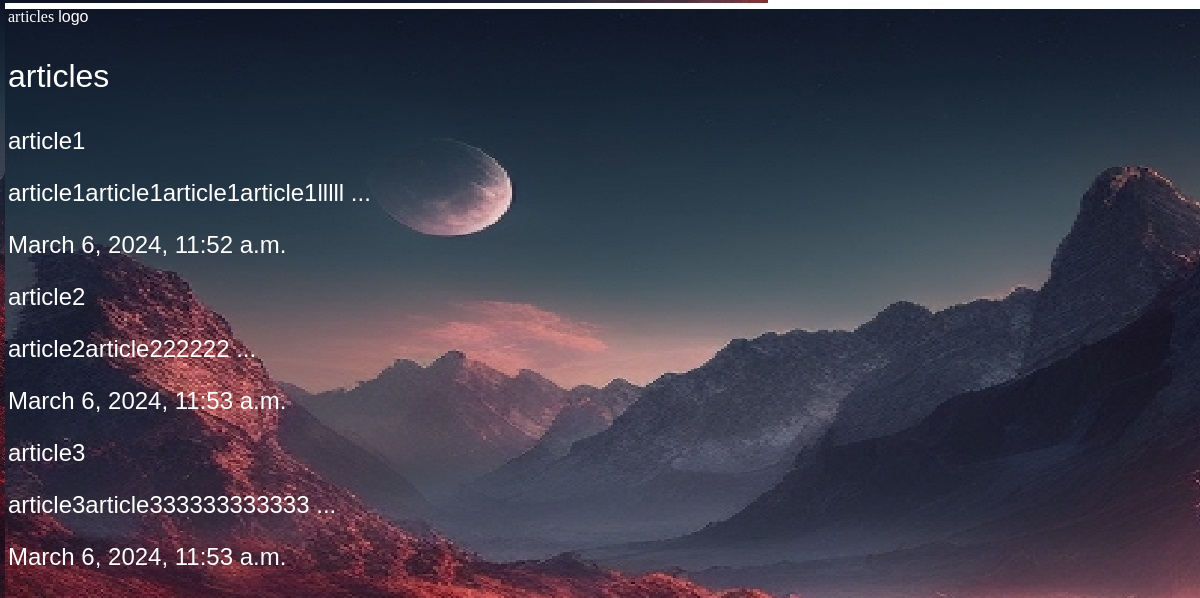
The page /articles/ on the database as committed earlier.
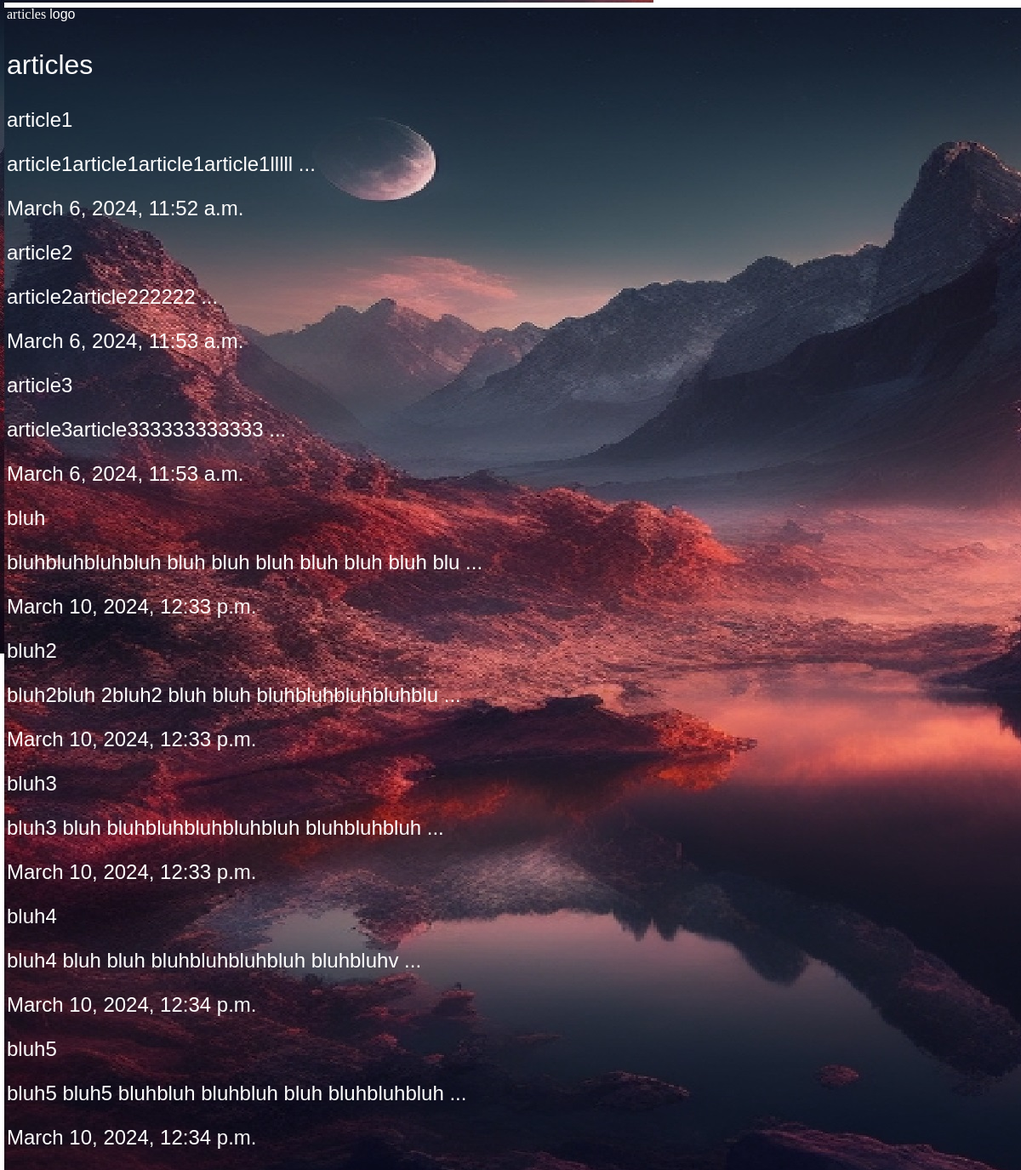
The same page on the database as committed later.
### articles/models.py (models this page shows, shortened)
class Article(models.Model):
    title = models.CharField(max_length=50)
    slug = models.SlugField()
    body = models.TextField()
    date = models.DateTimeField(auto_now_add=True)
    def snippet(self):
        return self.body[:50 ] + ' ...'

### articles/views.py (the view)
# urls.py: path('', views.articles_list , name="list"),
def articles_list(request):
    articles = models.Article.objects.all().order_by('date')
    args = {'articles':articles}
    return render(request,'articles/articles_list.html',args)

### articles/templates/articles/articles_list.html (shortened to what this page needs)
{%extends 'base.html'%}
{% block content %}
    <div>
    <h1><P>articles</P></h1>
    {% for article in articles %}
        <h2>
            <a href="{% url "article:detail" slug=article.slug  %}">{{article.title}}</a>
            <p>{{ article.snippet }}</p>
            <p>{{ article.date }}</p>
        </h2>
        {% endfor %}
    </div>
{% endblock content %}

### templates/base.html (shortened to what this page needs)
{% load static %}
<!DOCTYPE html>
<html lang="en">
<head>
    <link rel="stylesheet" href="{% static 'styles.css' %}">
</head>
<body>
    <a href="http://localhost:8000/articles">logo</a>
    <div class="wrapper">
    {% block content %}
    {% endblock content %}
    </div>
</body>
</html>

### assets/styles.css (style rules this page uses)
body { background-image: url(stars.jpg); background-repeat: no-repeat; background-attachment: fixed; color: #fff; }
body * { font-family: Tahoma, Arial; }
h1,h2,h3,h4,h5 { font-weight: normal; margin: 0; }
a,a:hover,a:visited { color: #fff; text-decoration: none; }

Rows that differ between the two databases and show on the page:
added Article: title "bluh", snippet "bluhbluhbluhbluh bluh bluh bluh bluh bluh bluh blu ...", date "March 10, 2024, 12:33 p.m."
added Article: title "bluh2", snippet "bluh2bluh 2bluh2 bluh bluh bluhbluhbluhbluhblu ...", date "March 10, 2024, 12:33 p.m."
added Article: title "bluh3", snippet "bluh3 bluh bluhbluhbluhbluhbluh bluhbluhbluh ...", date "March 10, 2024, 12:33 p.m."
added Article: title "bluh4", snippet "bluh4 bluh bluh bluhbluhbluhbluh bluhbluhv ...", date "March 10, 2024, 12:34 p.m."
added Article: title "bluh5", snippet "bluh5 bluh5 bluhbluh bluhbluh bluh bluhbluhbluh ...", date "March 10, 2024, 12:34 p.m."
